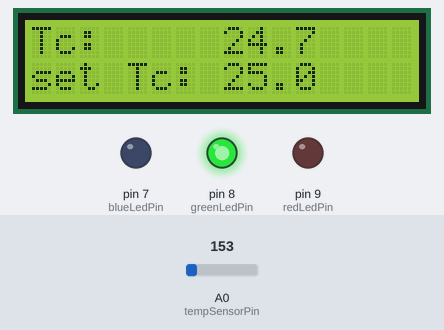
Bench run of a sketch on a simulated Arduino Uno, built with avr-gcc and run on an emulated ATmega328P. Parts: 16×2 character LCD, output pins drawn as LEDs (lit = HIGH). The inputs (shaded band) are chosen by the test bench; at power-on: A0 (tempSensorPin) = 153. What the sketch prints to the serial monitor is not drawn.

Above: at 1.3 s.
1.4 s: A0 (tempSensorPin) set to 129
At 2.44 s:
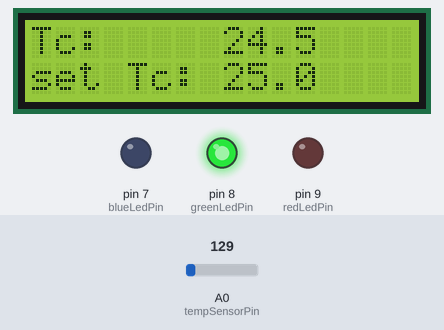
4.1 s: A0 (tempSensorPin) set to 113
At 5.92 s:
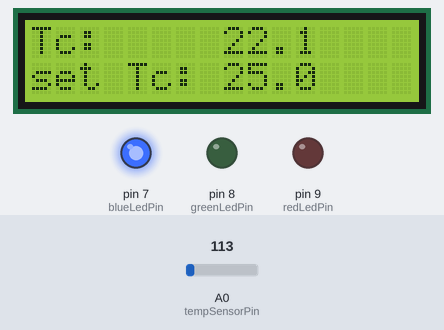
7.1 s: A0 (tempSensorPin) set to 133
At 8.06 s:
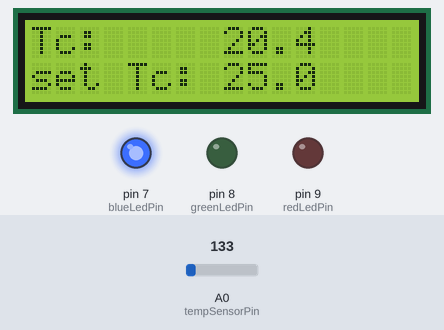
9.7 s: A0 (tempSensorPin) set to 114
At 11.47 s:
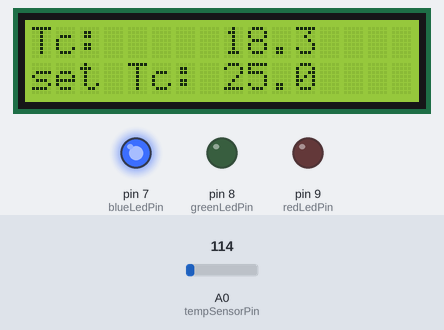
Timing chart, 0 to 13.0 s (numbered marks = the images above; inputs shaded):
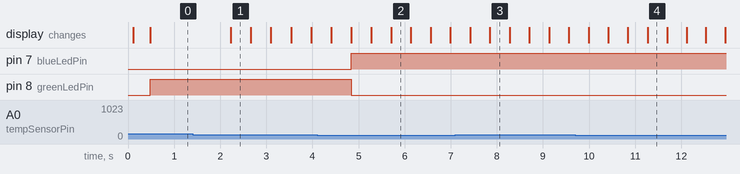

Measured:
- the behaviour switches between 123 and 122 on A0 (tempSensorPin) (found by bisection; images 1 and 2)
- after the input at 1.4 s, the display: changes after 0.83 s (image 1)
- after the input at 4.1 s, pin 7 (blueLedPin): LOW → HIGH after 0.74 s instead of 1.2 s; pin 8 (greenLedPin): HIGH → LOW after 0.74 s instead of 1.2 s
- what the display in image 1 shows lasts 0.5 s, from 2.2 s to 2.7 s

The sketch:

thermometer.ino
```cpp
#include <LiquidCrystal.h>

LiquidCrystal lcd(12, 11, 5, 4, 3, 2);

const int tempSensorPin = A0;
const int blueLedPin = 7;
const int greenLedPin = 8;
const int redLedPin = 9;

const float setTemp = 25.0;
const float setTempRange = 2.0;
const int tempBufferLength = 50;
float tempBuffer[tempBufferLength];
int tempBufferPosition = 0;

void setup() {
  for (int i = 0; i < tempBufferLength; i++) {
    tempBuffer[i] = readTemp();
  }

  lcd.begin(16, 2);
  Serial.begin(9600);
  pinMode(redLedPin, OUTPUT);
  pinMode(blueLedPin, OUTPUT);
  pinMode(greenLedPin, OUTPUT);
}

void loop() {
  float temp = calcTemp();
  setLeds(temp);
  writeTemp(temp);
}

float calcTemp() {
  saveTempToBuffer(readTemp());
  float avgTemp = calcAvgTemp();

  return avgTemp;
}

void setLeds(float temp) {
  digitalWrite(blueLedPin, LOW);
  digitalWrite(greenLedPin, LOW);
  digitalWrite(redLedPin, LOW);

  int activeLed = greenLedPin;
  if (temp < setTemp - setTempRange) {
    activeLed = blueLedPin;
  } else if (temp > setTemp + setTempRange) {
    activeLed = redLedPin;
  }

  digitalWrite(activeLed, HIGH);
}

void writeTemp(float temp) {
  lcd.setCursor(0, 0);
  lcd.print("Tc:     " + String(temp, 1));
  lcd.setCursor(0, 1);
  lcd.print("set Tc: " + String(setTemp, 1));
}

float readTemp() {
  int sensorVal = analogRead(tempSensorPin);
  float voltage = (sensorVal / 1024.0) * 5.0;
  float temp = (voltage - 0.5) * 100.0;

  Serial.print("Sensor value: " + String(sensorVal)
               + ", Volts: " + String(voltage, 3)
               + ", temperature: " + String(temp, 2) + "\n");

  return temp;
}

void saveTempToBuffer(float temp) {
  tempBuffer[tempBufferPosition] = temp;

  tempBufferPosition++;
  if (tempBufferPosition >= tempBufferLength) {
    tempBufferPosition = 0;
  }

  Serial.print("Buffer: [");
   for (int i = 0; i < tempBufferLength; i++) {
     Serial.print(String(tempBuffer[i],2) + ", ");
  }
  Serial.print("]\n");
}

float calcAvgTemp() {
  float tempSum = 0.0;
  for (int i = 0; i < tempBufferLength; i++) {
    tempSum += tempBuffer[i];
  }

  float avgTemp = tempSum / tempBufferLength;

  Serial.print(String(avgTemp) + "\n");

  return avgTemp;
}
```
